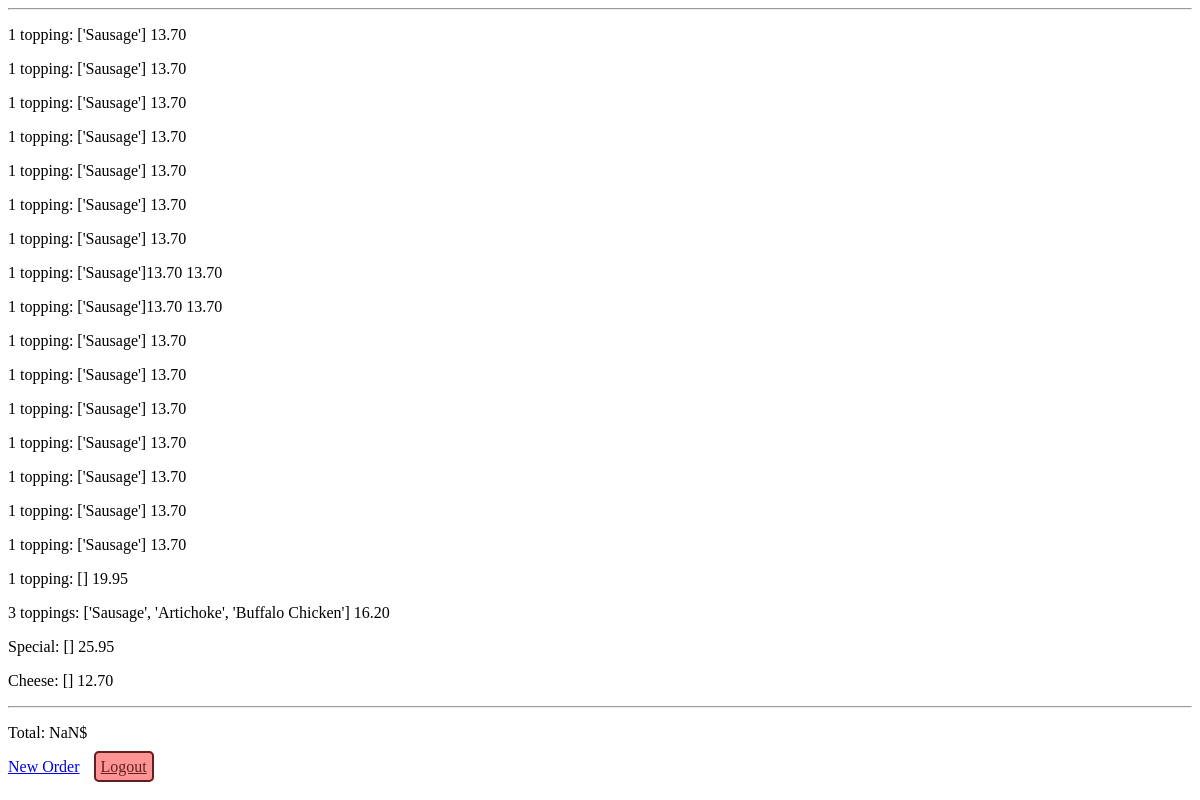
Page /5/view-order on the committed database.
### orders/models.py (models this page shows, shortened)
class Order(models.Model):
    number = models.IntegerField()
    description = models.CharField(max_length=200)
    price = models.DecimalField(max_digits=4, decimal_places=2)

### orders/views.py (the view)
# urls.py: path('<int:order_id>/view-order', views.view_order, name='view_order'),
def view_order(request, order_id):
    context = {
        "user": request.user,
        'orders': Order.objects.filter(number=order_id),
        'order': order_id
    }
    return render(request, "orders/order.html", context)

### orders/templates/orders/order.html (shortened to what this page needs)
{% extends "orders/base.html" %}
{% block body %}
<hr>
{% for order in orders %}
    <p>{{ order.description }} <span class="item">{{ order.price }}</span></p>
{% endfor %}
<hr>
<p>Total: <span class="total"></span>$</p>
{% if user.is_superuser %}
    <a href="{% url 'complete' order %}">Mark as complete</a>
{% else %}
    <a href="{% url 'index' %}">New Order</a>
{% endif %}
<a id='btn' href="{% url 'logout' %}">Logout</a>
{% endblock %}

### orders/static/orders/styles.css (style rules this page uses)
#btn { border-radius: 5px; border: solid 2px; padding: 5px; margin: 10px; border-color: rgb(99, 31, 31); color: rgb(99, 31, 31); background-color: rgb(255, 148, 148); }

### rows in the picture
Order: description "1 topping: ['Sausage']", price "13.70"
Order: description "1 topping: ['Sausage']", price "13.70"
Order: description "1 topping: ['Sausage']", price "13.70"
Order: description "1 topping: ['Sausage']", price "13.70"
Order: description "1 topping: ['Sausage']", price "13.70"
Order: description "1 topping: ['Sausage']", price "13.70"
Order: description "1 topping: ['Sausage']", price "13.70"
Order: description "1 topping: ['Sausage']13.70", price "13.70"
Order: description "1 topping: ['Sausage']13.70", price "13.70"
Order: description "1 topping: ['Sausage']", price "13.70"
Order: description "1 topping: ['Sausage']", price "13.70"
Order: description "1 topping: ['Sausage']", price "13.70"
Order: description "1 topping: ['Sausage']", price "13.70"
Order: description "1 topping: ['Sausage']", price "13.70"
Order: description "1 topping: ['Sausage']", price "13.70"
Order: description "1 topping: ['Sausage']", price "13.70"
Order: description "1 topping: []", price "19.95"
Order: description "3 toppings: ['Sausage', 'Artichoke', 'Buffalo Chicken']", price "16.20"
Order: description "Special: []", price "25.95"
Order: description "Cheese: []", price "12.70"
